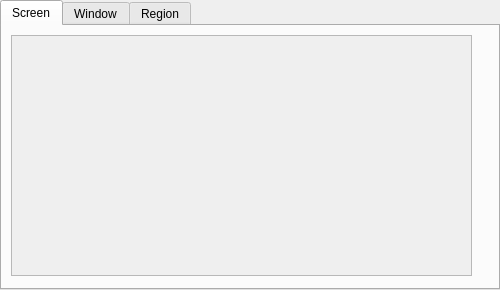
<?xml version="1.0" encoding="UTF-8"?>
<ui version="4.0">
 <class>MainPicker</class>
 <widget class="QMainWindow" name="MainPicker">
  <property name="geometry">
   <rect>
    <x>0</x>
    <y>0</y>
    <width>500</width>
    <height>290</height>
   </rect>
  </property>
  <property name="minimumSize">
   <size>
    <width>500</width>
    <height>290</height>
   </size>
  </property>
  <property name="maximumSize">
   <size>
    <width>500</width>
    <height>290</height>
   </size>
  </property>
  <property name="windowTitle">
   <string>MainPicker</string>
  </property>
  <widget class="QWidget" name="centralwidget">
   <property name="minimumSize">
    <size>
     <width>500</width>
     <height>290</height>
    </size>
   </property>
   <property name="maximumSize">
    <size>
     <width>500</width>
     <height>290</height>
    </size>
   </property>
   <widget class="QTabWidget" name="tabWidget">
    <property name="geometry">
     <rect>
      <x>0</x>
      <y>0</y>
      <width>500</width>
      <height>290</height>
     </rect>
    </property>
    <property name="minimumSize">
     <size>
      <width>500</width>
      <height>290</height>
     </size>
    </property>
    <property name="maximumSize">
     <size>
      <width>500</width>
      <height>290</height>
     </size>
    </property>
    <property name="toolTip">
     <string/>
    </property>
    <property name="tabPosition">
     <enum>QTabWidget::North</enum>
    </property>
    <property name="currentIndex">
     <number>0</number>
    </property>
    <widget class="QWidget" name="screens">
     <attribute name="title">
      <string>Screen</string>
     </attribute>
     <widget class="QScrollArea" name="scrollArea">
      <property name="geometry">
       <rect>
        <x>9</x>
        <y>9</y>
        <width>461</width>
        <height>241</height>
       </rect>
      </property>
      <property name="widgetResizable">
       <bool>false</bool>
      </property>
      <widget class="QWidget" name="scrollAreaWidgetContents">
       <property name="geometry">
        <rect>
         <x>0</x>
         <y>0</y>
         <width>459</width>
         <height>239</height>
        </rect>
       </property>
       <property name="minimumSize">
        <size>
         <width>459</width>
         <height>239</height>
        </size>
       </property>
       <property name="focusPolicy">
        <enum>Qt::WheelFocus</enum>
       </property>
      </widget>
     </widget>
    </widget>
    <widget class="QWidget" name="windows">
     <attribute name="title">
      <string>Window</string>
     </attribute>
     <widget class="QScrollArea" name="scrollArea_2">
      <property name="geometry">
       <rect>
        <x>9</x>
        <y>9</y>
        <width>461</width>
        <height>241</height>
       </rect>
      </property>
      <property name="widgetResizable">
       <bool>false</bool>
      </property>
      <widget class="QWidget" name="scrollAreaWidgetContents_2">
       <property name="geometry">
        <rect>
         <x>0</x>
         <y>0</y>
         <width>459</width>
         <height>239</height>
        </rect>
       </property>
       <property name="minimumSize">
        <size>
         <width>459</width>
         <height>239</height>
        </size>
       </property>
       <property name="focusPolicy">
        <enum>Qt::WheelFocus</enum>
       </property>
      </widget>
     </widget>
    </widget>
    <widget class="QWidget" name="region">
     <attribute name="title">
      <string>Region</string>
     </attribute>
    </widget>
   </widget>
  </widget>
 </widget>
 <tabstops>
  <tabstop>scrollArea</tabstop>
  <tabstop>scrollArea_2</tabstop>
  <tabstop>tabWidget</tabstop>
 </tabstops>
 <resources/>
 <connections/>
</ui>
